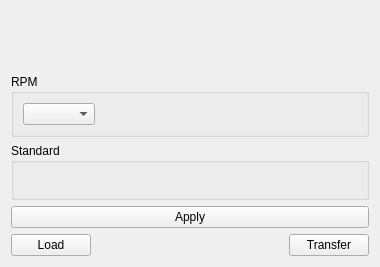
<?xml version="1.0" encoding="UTF-8"?>
<ui version="4.0">
 <class>OilFuncSSI</class>
 <widget class="QWidget" name="OilFuncSSI">
  <property name="geometry">
   <rect>
    <x>0</x>
    <y>0</y>
    <width>380</width>
    <height>267</height>
   </rect>
  </property>
  <property name="windowTitle">
   <string>Form</string>
  </property>
  <layout class="QVBoxLayout" name="verticalLayout_3">
   <item>
    <widget class="QLabel" name="label_math">
     <property name="text">
      <string/>
     </property>
    </widget>
   </item>
   <item>
    <widget class="QGroupBox" name="groupBox">
     <property name="title">
      <string>RPM</string>
     </property>
     <layout class="QVBoxLayout" name="verticalLayout">
      <item>
       <layout class="QHBoxLayout" name="horizontalLayout_3">
        <item>
         <widget class="QComboBox" name="cB_WOB_2">
          <property name="maximumSize">
           <size>
            <width>100</width>
            <height>16777215</height>
           </size>
          </property>
         </widget>
        </item>
        <item>
         <spacer name="horizontalSpacer_3">
          <property name="orientation">
           <enum>Qt::Horizontal</enum>
          </property>
          <property name="sizeHint" stdset="0">
           <size>
            <width>40</width>
            <height>20</height>
           </size>
          </property>
         </spacer>
        </item>
       </layout>
      </item>
     </layout>
    </widget>
   </item>
   <item>
    <widget class="QGroupBox" name="groupBox_2">
     <property name="title">
      <string>Standard</string>
     </property>
     <layout class="QVBoxLayout" name="verticalLayout_2">
      <item>
       <widget class="QLabel" name="label_standard">
        <property name="text">
         <string/>
        </property>
       </widget>
      </item>
     </layout>
    </widget>
   </item>
   <item>
    <widget class="QPushButton" name="btn_apply">
     <property name="text">
      <string>Apply</string>
     </property>
    </widget>
   </item>
   <item>
    <layout class="QHBoxLayout" name="horizontalLayout_2">
     <item>
      <widget class="QPushButton" name="btn_Load">
       <property name="text">
        <string>Load</string>
       </property>
      </widget>
     </item>
     <item>
      <spacer name="horizontalSpacer_2">
       <property name="orientation">
        <enum>Qt::Horizontal</enum>
       </property>
       <property name="sizeHint" stdset="0">
        <size>
         <width>40</width>
         <height>20</height>
        </size>
       </property>
      </spacer>
     </item>
     <item>
      <widget class="QPushButton" name="btn_Transfer">
       <property name="text">
        <string>Transfer</string>
       </property>
      </widget>
     </item>
    </layout>
   </item>
  </layout>
 </widget>
 <resources/>
 <connections/>
</ui>
